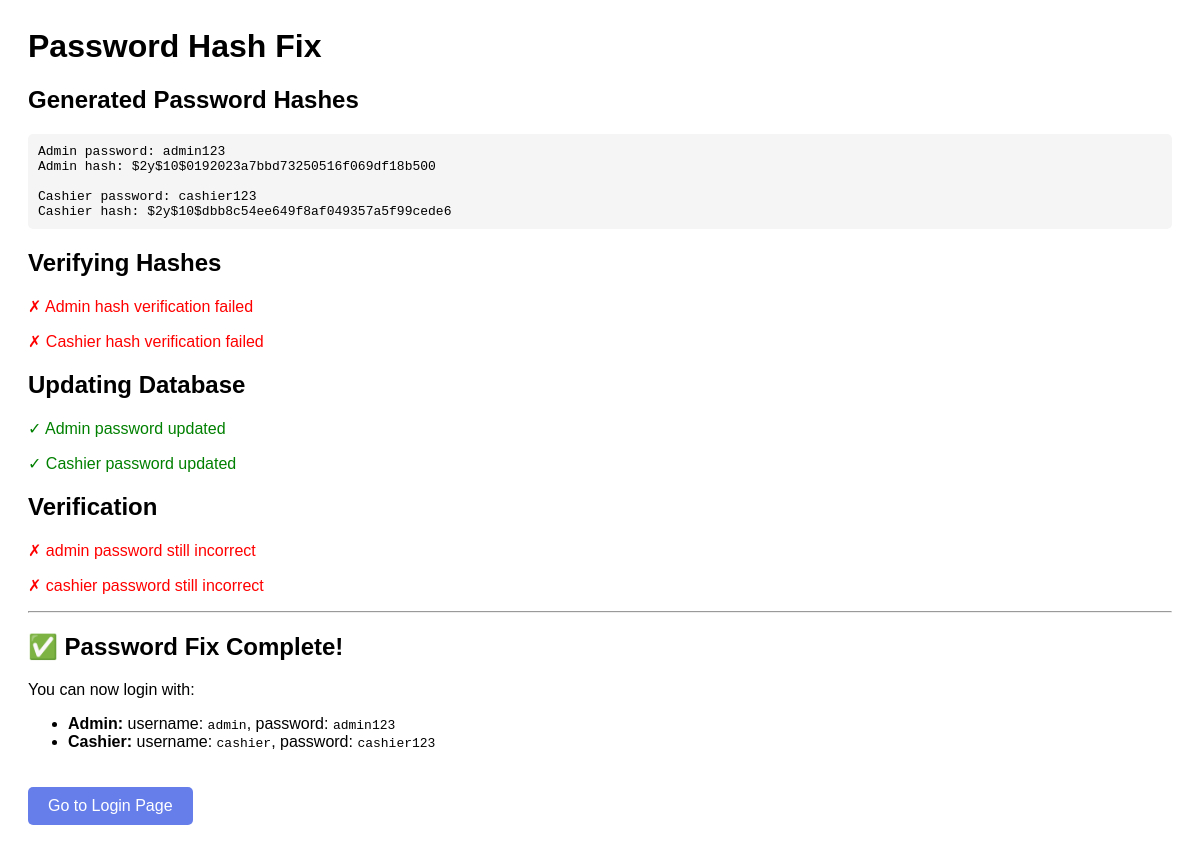
Page /public/fix_passwords.php on the earlier database version.
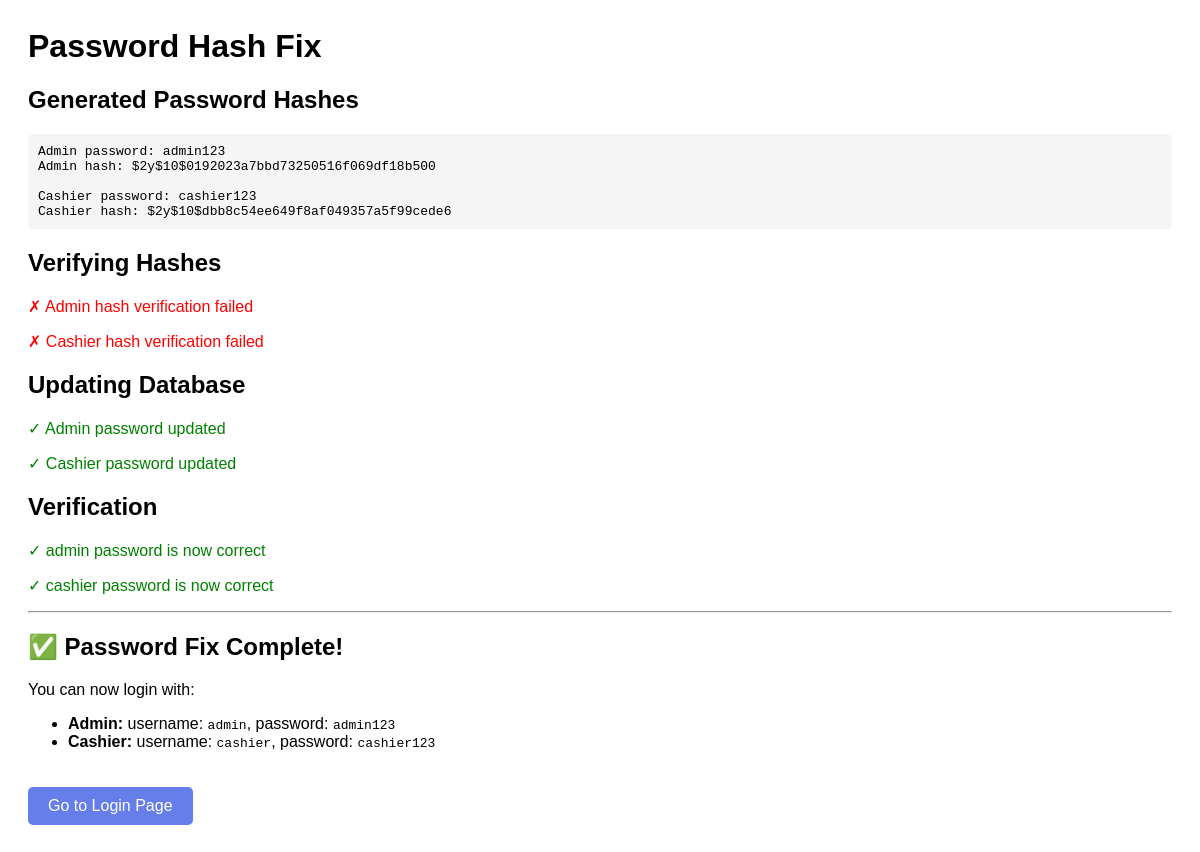
Same page on the later database version.
### tables this page shows
CREATE TABLE IF NOT EXISTS users (
  id INT AUTO_INCREMENT PRIMARY KEY,
  name VARCHAR(100) NOT NULL,
  username VARCHAR(50) NOT NULL UNIQUE,
  password_hash VARCHAR(255) NOT NULL,
  role_id INT NOT NULL,
  is_active TINYINT(1) NOT NULL DEFAULT 1,
  created_at TIMESTAMP DEFAULT CURRENT_TIMESTAMP,
  FOREIGN KEY (role_id) REFERENCES roles(id)
);

### public/fix_passwords.php (the view, shortened to what this page needs)
<?php
echo "<h1>Password Hash Fix</h1>";
try {
    $pdo = Database::getConnection();
    $adminPassword = 'admin123';
    $cashierPassword = 'cashier123';
    $adminHash = password_hash($adminPassword, PASSWORD_DEFAULT);
    $cashierHash = password_hash($cashierPassword, PASSWORD_DEFAULT);
    echo "<h2>Generated Password Hashes</h2>";
    echo "<pre>";
    echo "Admin password: $adminPassword\n";
    echo "Admin hash: $adminHash\n\n";
    echo "Cashier password: $cashierPassword\n";
    echo "Cashier hash: $cashierHash\n";
    echo "</pre>";
    echo "<h2>Verifying Hashes</h2>";
    if (password_verify($adminPassword, $adminHash)) {
        echo "<p class='success'>✓ Admin hash verification successful</p>";
    } else {
        echo "<p class='error'>✗ Admin hash verification failed</p>";
    }
    if (password_verify($cashierPassword, $cashierHash)) {
        echo "<p class='success'>✓ Cashier hash verification successful</p>";
    } else {
        echo "<p class='error'>✗ Cashier hash verification failed</p>";
    }
    echo "<h2>Updating Database</h2>";
    echo "<p class='success'>✓ Admin password updated</p>";
    echo "<p class='success'>✓ Cashier password updated</p>";
    echo "<h2>Verification</h2>";
    $stmt = $pdo->prepare("SELECT username, password_hash FROM users WHERE username IN ('admin', 'cashier')");
    $stmt->execute();
    $users = $stmt->fetchAll();
    foreach ($users as $user) {
        $testPassword = ($user['username'] === 'admin') ? $adminPassword : $cashierPassword;
        if (password_verify($testPassword, $user['password_hash'])) {
            echo "<p class='success'>✓ {$user['username']} password is now correct</p>";
        } else {
            echo "<p class='error'>✗ {$user['username']} password still incorrect</p>";
        }
    }
    echo "<hr>";
    echo "<h2>✅ Password Fix Complete!</h2>";
    echo "<p>You can now login with:</p>";
    echo "<ul>";
    echo "<li><strong>Admin:</strong> username: <code>admin</code>, password: <code>admin123</code></li>";
    echo "<li><strong>Cashier:</strong> username: <code>cashier</code>, password: <code>cashier123</code></li>";
    echo "</ul>";
    echo "<p><a href='login.php' style='display: inline-block; padding: 10px 20px; background: #667eea; color: white; text-decoration: none; border-radius: 5px; margin-top: 20px;'>Go to Login Page</a></p>";
} catch (Exception $e) {
    echo "<p class='error'>Error: " . htmlspecialchars($e->getMessage()) . "</p>";
}

### public/fix_passwords.php (style rules this page uses)
.success { color: green; }
.error { color: red; }
pre { background: #f5f5f5; padding: 10px; border-radius: 5px; }

Differences in the rows shown:
changed users "admin": password_hash "✗ password still incorrect" → "✓ password is now correct"
changed users "cashier": password_hash "✗ password still incorrect" → "✓ password is now correct"
